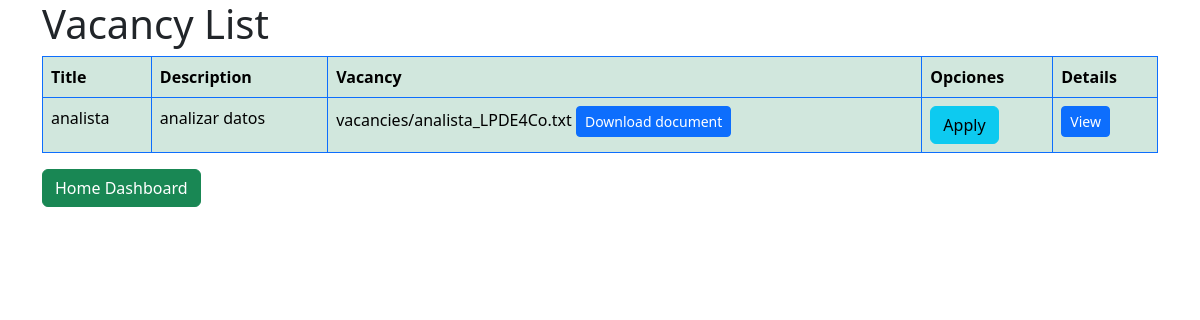
/vacancies/, run on an earlier commit of the app's database.
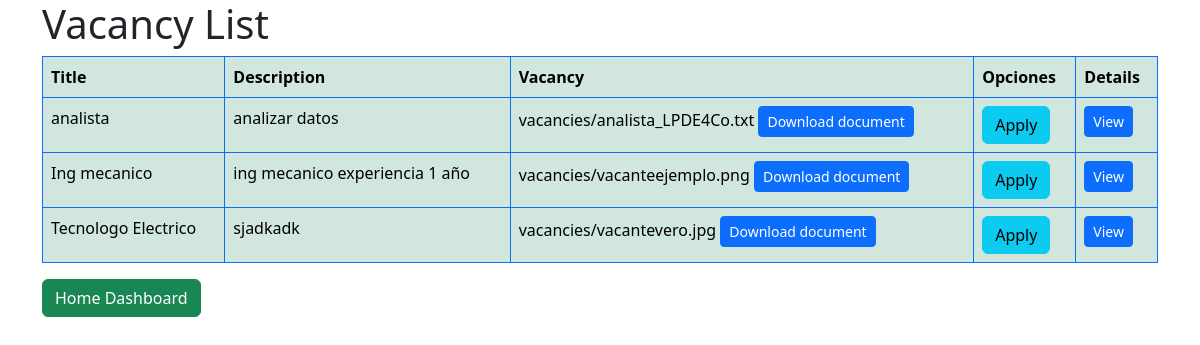
And on a later commit of the database.
### TalentSwapApp/models.py (models this page shows, shortened)
class Vacancy(models.Model):
    title = models.CharField(max_length=150)
    description = models.TextField()
    created_on = models.DateTimeField(auto_now_add=True)
    document = models.FileField(upload_to='vacancies/')
    id = models.AutoField(primary_key=True)

### TalentSwapApp/views.py (the view)
# urls.py: path('vacancies/' , views.Vacancy_list, name= 'Vacancy_list'),
def Vacancy_list(request):
    vacancies = Vacancy.objects.all()
    return render(request, 'TalentSwapApp/Vacancy_list.html',{
        'vacancies' : vacancies
    })

### TalentSwapApp/templates/TalentSwapApp/Vacancy_list.html (shortened to what this page needs)
<!doctype html>
<html lang="en">
    <head>
        <div class="container">
            <h1>Vacancy List</h1>
            <link href="https://cdn.jsdelivr.net/npm/bootstrap@5.3.3/dist/css/bootstrap.min.css" rel="stylesheet">
        </div>
    </head>
    <body>
        <div class="container">
        {% block content %}
        <table class="table table-bordered border-primary table-success table-hover">
            <thead>
                <tr>
                    <th>Title</th>
                    <th>Description</th>
                    <th>Vacancy</th>
                    <th>Opciones</th>
                    <th>Details</th>
                </tr>
            </thead>
            <tbody>
                {% for Vacancy in vacancies %}
                    <tr>
                        <td>{{ Vacancy.title }}</td>
                        <td>{{ Vacancy.description }}</td>
                        <td>{{ Vacancy.document }}
                            <a href="{{ Vacancy.document.url }}" class="btn btn-primary btn-sm" target="_blank">
                                Download document
                            </a>
                        </td>
                        <td>
                            <a href="applyVacancy/" class="btn btn-info">Apply</a>
                        </td>
                        <td>
                            <a href="{% url 'vacancy_detail' Vacancy.id %}" class="btn btn-primary btn-sm">View</a>
                        </td>
                    </tr>
                {% endfor %}
            </tbody>
        </table>
        <p>
            <a href="{% url 'dashboard' %}" class="btn btn-success">Home Dashboard</a>
        </p>
        {% endblock %}
        </div>
    </body>
</html>

What changed in the data, as far as the page shows it:
added Vacancy: title "Ing mecanico", description "ing mecanico experiencia 1 año", document "vacancies/vacanteejemplo.png"
added Vacancy: title "Tecnologo Electrico", description "sjadkadk", document "vacancies/vacantevero.jpg"
